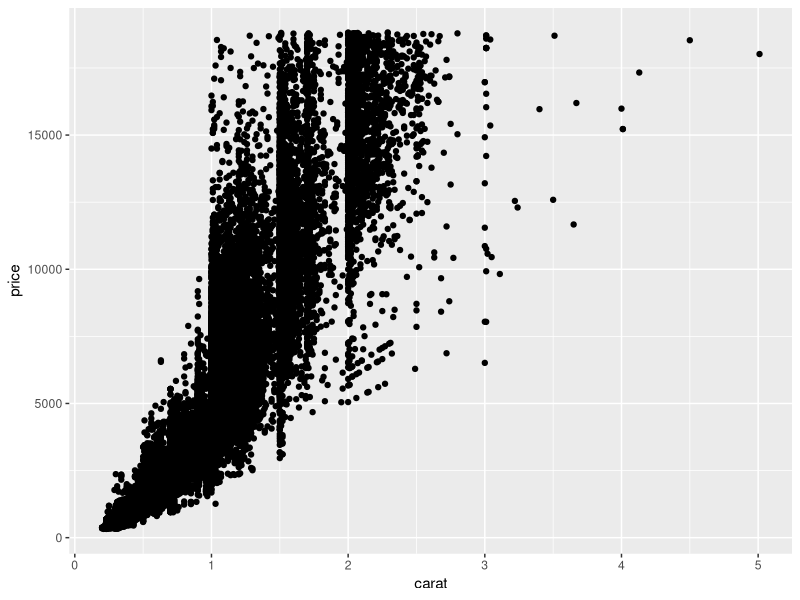
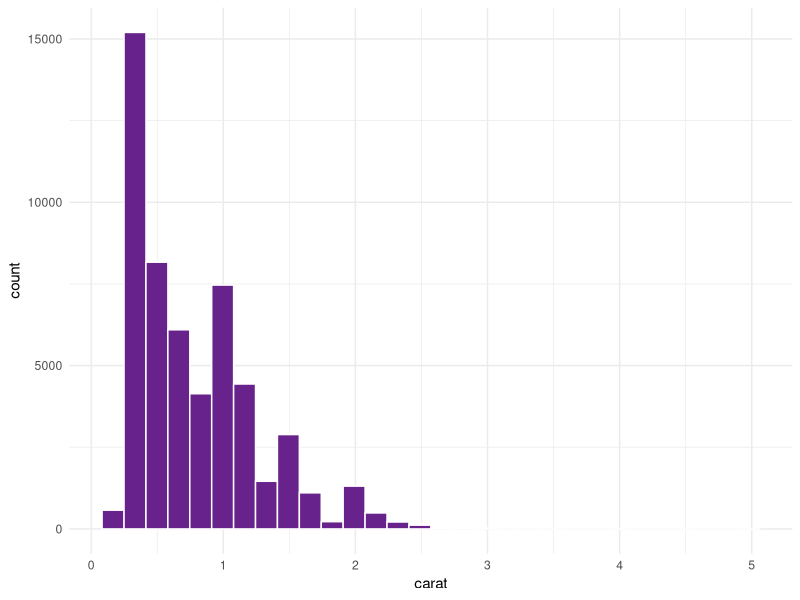
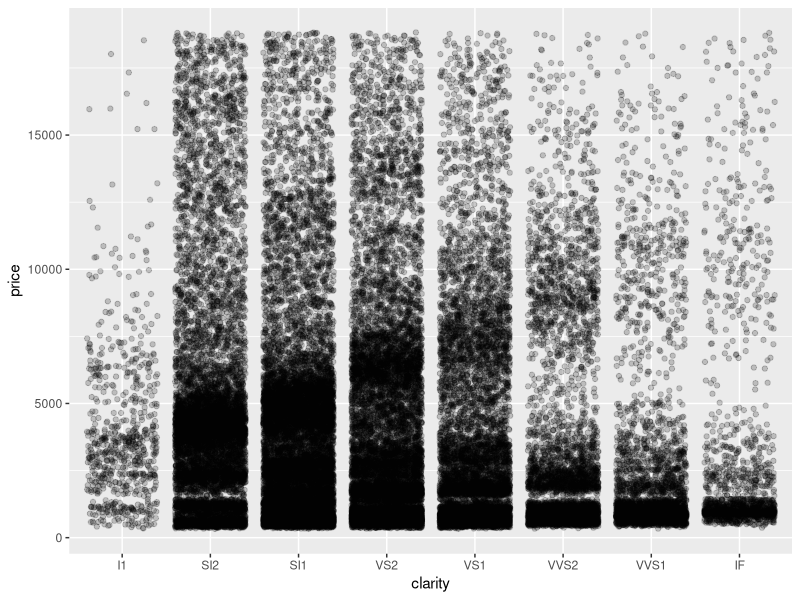

Generate these figures, in order, with R:
## ---- chunk 1
knitr::opts_chunk$set(echo = TRUE)

library(tidyverse)
library(skimr)
library(GGally)
## ---- chunk 2
names(diamonds)
dim(diamonds)
summary(diamonds)
head(diamonds)
tail(diamonds)
## ---- chunk 3
skim(diamonds)
## ---- chunk 4
ggplot(data = diamonds, aes(x = carat, y = price)) +
  geom_point()
  
## ---- chunk 5
ggplot(data = diamonds, aes(x = carat)) + 
  geom_histogram(color = "white", fill = "darkorchid4") + 
  theme_minimal()
## ---- chunk 6
ggplot(data = diamonds, aes(x = clarity, y = price)) +
  geom_jitter(alpha = 0.2)
